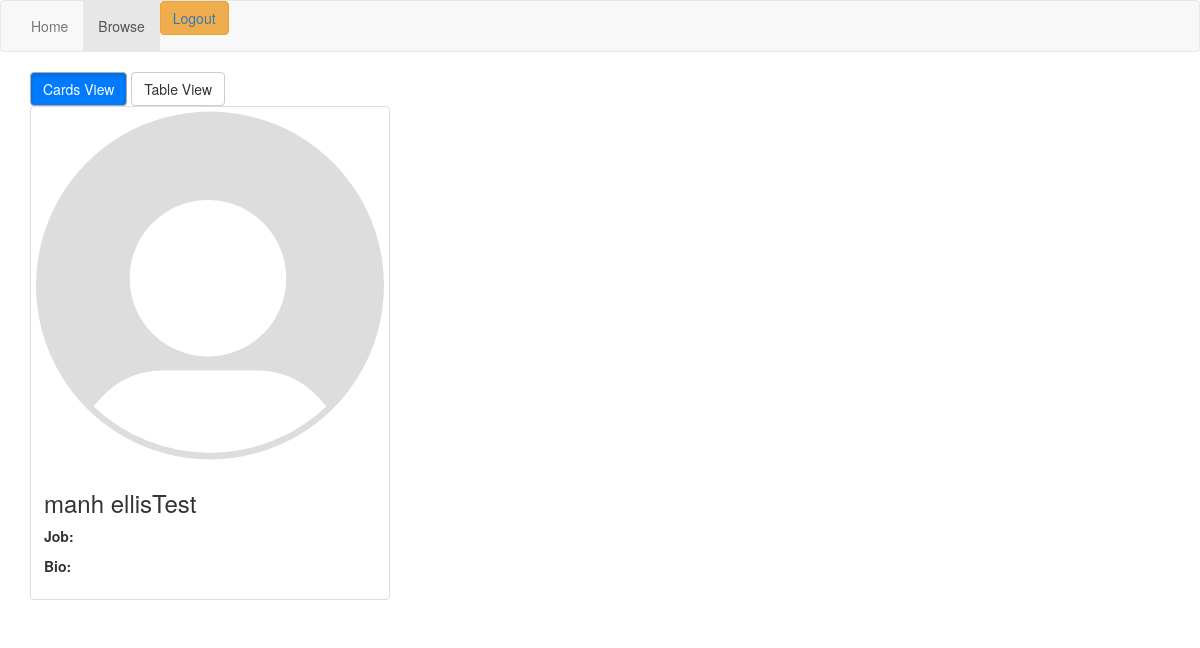
/browse.php (signed in), run on an earlier commit of the app's database.
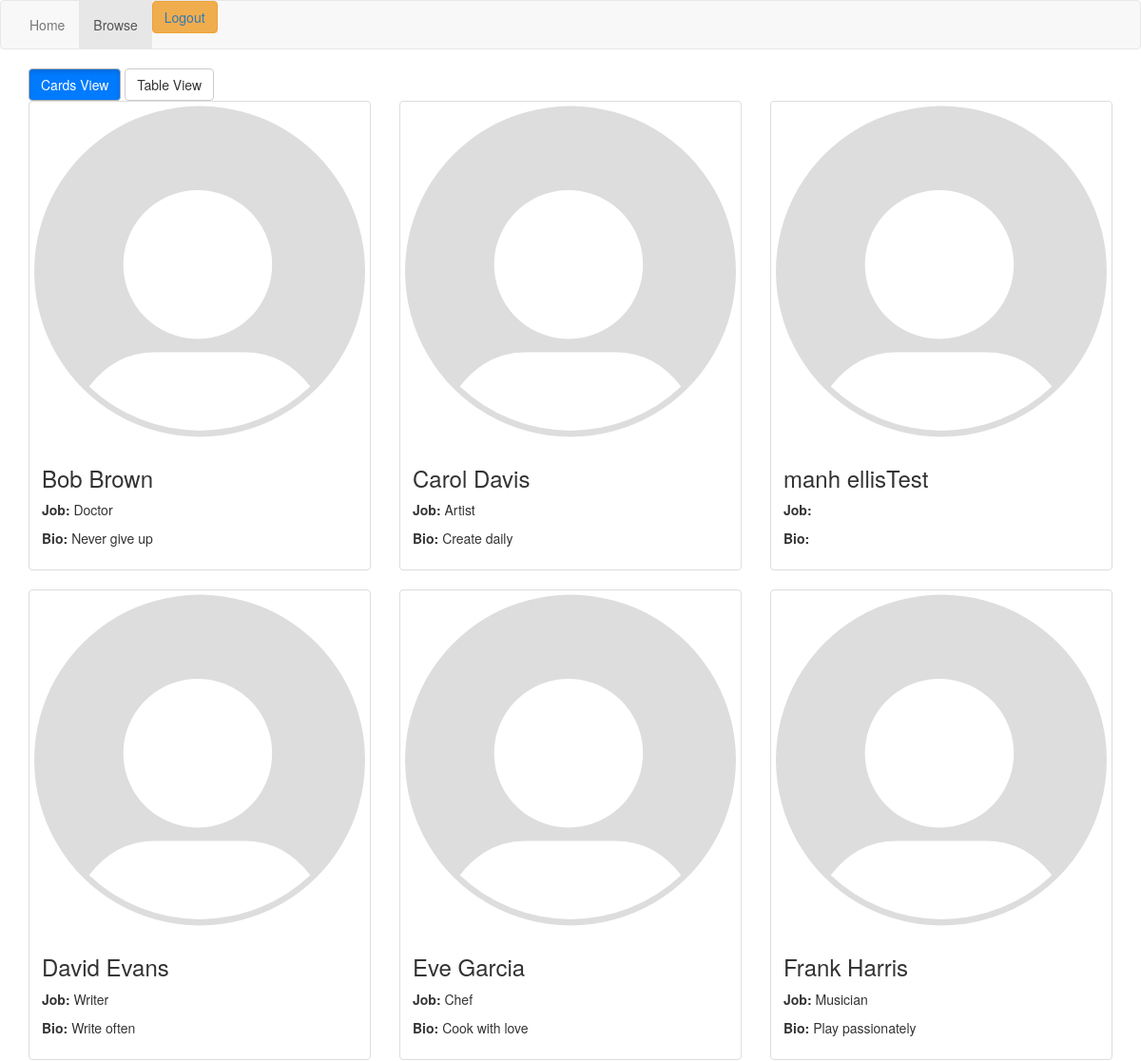
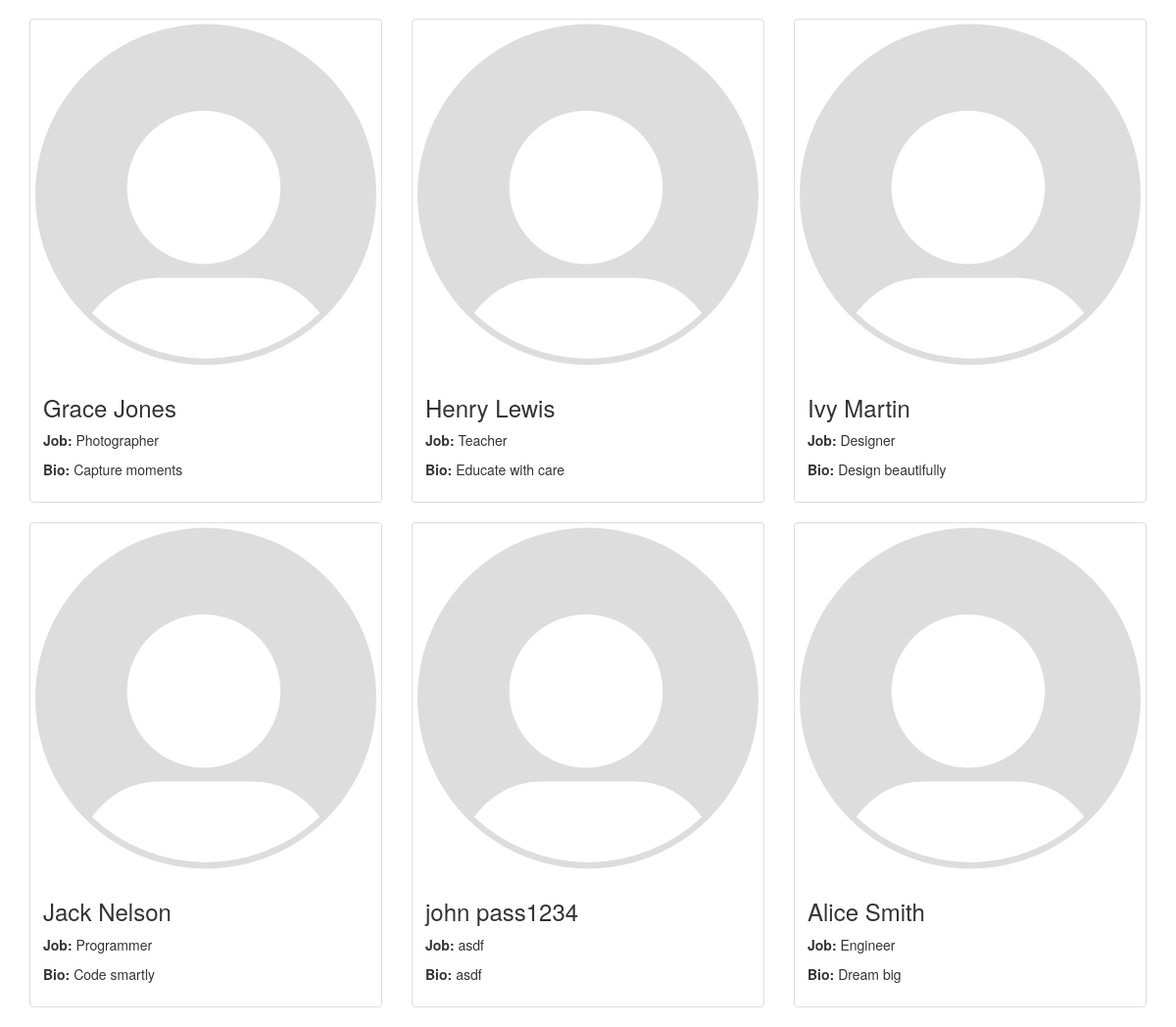
And on a later commit of the database (2 pictures, top to bottom).
### tables this page shows
CREATE TABLE `students_login` (
  `id` int(8) NOT NULL,
  `fn` varchar(16) NOT NULL,
  `ln` varchar(16) NOT NULL,
  `photo` varchar(64) DEFAULT NULL,
  `job` varchar(64) DEFAULT NULL,
  `words` varchar(256) DEFAULT NULL,
  `inspire` varchar(256) DEFAULT NULL,
  `dislike` varchar(256) DEFAULT NULL,
  `email` varchar(100) NOT NULL,
  `password` varchar(255) NOT NULL
);

### browse.php (the view, shortened to what this page needs)
<?php
include_once 'crud.php';
?>
<!DOCTYPE html>
<html>
<head>
    <link rel="stylesheet" href="https://maxcdn.bootstrapcdn.com/bootstrap/3.3.7/css/bootstrap.min.css">
</head>
<body>
    <header>
        <nav class="navbar navbar-default">
            <div class="container-fluid">
                <ul class="nav navbar-nav">
                    <li><a href="index.php">Home</a></li>
                    <li class="active"><a href="browse.php">Browse</a></li>
                    <li><button type="button" class="btn btn-warning"><a href="logout.php">Logout</a></button></li>
                </ul>
            </div>
        </nav>
    </header>
    <div class="container">
        <div class="view-switch">
            <button class="btn btn-default active" id="cards-view-btn">Cards View</button>
            <button class="btn btn-default" id="table-view-btn">Table View</button>
        </div>
        <div id="cards-view">
            <div class="row">
                <?php
                $res = $mySQLiconn->query("SELECT * FROM students_login  ORDER BY ln, fn ASC");
                while ($row = $res->fetch_assoc()) {
                    echo '<div class="col-md-4">';
                    echo '<div class="thumbnail" onclick="location.href=\'student_page.php?id='.htmlspecialchars($row['id']).'\'" style="cursor:pointer;">';
                    if ($row['photo'] == "") {
                        echo '<img src="./img/Default_pfp.svg" alt="Default Image" style="width:100%; height:auto;">';
                    }else if (!is_null($row['photo'])) {
                        echo '<img src="./uploaded_files/'.htmlspecialchars($row['photo']).'" alt="Student Photo" style="width:100%; height:auto;">';
                    }
                    echo '<div class="caption">';
                    echo '<h3>'.htmlspecialchars($row['fn']).' '.htmlspecialchars($row['ln']).'</h3>';
                    echo '<p><strong>Job:</strong> '.htmlspecialchars($row['job']).'</p>';
                    echo '<p><strong>Bio:</strong> '.htmlspecialchars($row['words']).'</p>';
                    echo '</div>';
                    echo '</div>';
                    echo '</div>';
                }
                ?>
            </div>
        </div>
    </div>
</body>
</html>

### browse.php (style rules this page uses)
.view-switch .btn.active { background-color: #007bff; color: white; }

What changed in the data, as far as the page shows it:
added students_login: fn "Bob", ln "Brown", job "Doctor", words "Never give up"
added students_login: fn "Carol", ln "Davis", job "Artist", words "Create daily"
added students_login: fn "David", ln "Evans", job "Writer", words "Write often"
added students_login: fn "Eve", ln "Garcia", job "Chef", words "Cook with love"
added students_login: fn "Frank", ln "Harris", job "Musician", words "Play passionately"
added students_login: fn "Grace", ln "Jones", job "Photographer", words "Capture moments"
added students_login: fn "Henry", ln "Lewis", job "Teacher", words "Educate with care"
added students_login: fn "Ivy", ln "Martin", job "Designer", words "Design beautifully"
added students_login: fn "Jack", ln "Nelson", job "Programmer", words "Code smartly"
added students_login: fn "john", ln "pass1234", job "asdf", words "asdf"
added students_login: fn "Alice", ln "Smith", job "Engineer", words "Dream big"
